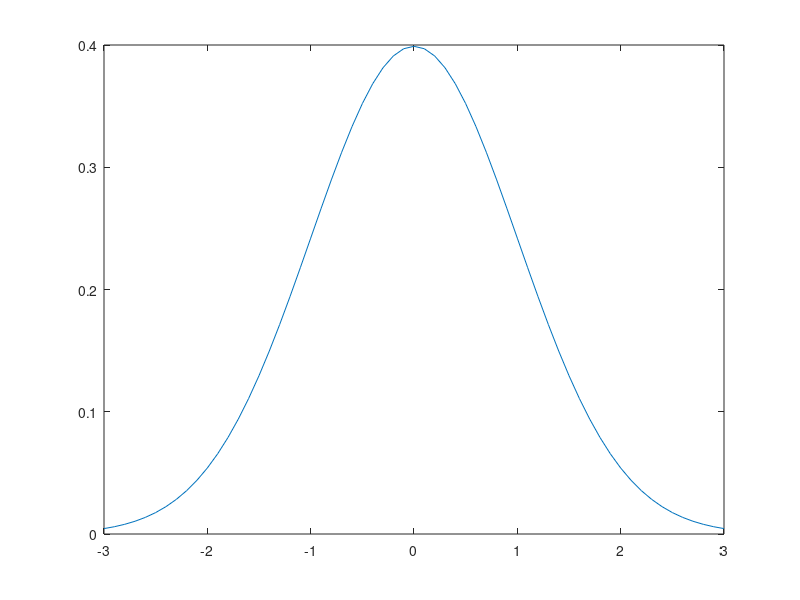

The MATLAB source for this figure: (Note: this script raises an error after producing the figure.)
%% Predictive Maintenance of the Pick-and-Place Machines
% The implementations of the statistical tests in this report are hand-crafted, 
% with the aids of a few built-in functions |cdf()|, |icdf()|, |histcounts()|, 
% and |norminv()|. The purpose is to avoid presenting long codes of mundane computation, 
% so it provides a better readability for the reviewers to focus on what matters 
% more about the testing.
%% Initial setup
% It is known that the settling time of the robot arms follow a normal distribution, 
% with the mean time of 1.7 ms, and the standard deviation (SD) up to 0.5 ms, 
% provided the arms operate at the maximum speed. Note that the codes in every 
% sections throughout the report can be run in a stand-alone fashion, as long 
% as the initial setup in this section has been executed firstly. 

clearvars;clc;
% load data
Robot=load('AssignmentPredictiveMaintenance.mat');
% expected value of our model
mu=1.7;
% standard deviation upper bound of our model
sigma=0.5;
% significant level (corresponding to 99% confidence level)
sig_lv=0.01;
%% Hypothesis testing for mean
% We now conduct a hypothesis testing with 99% confidence level.

% test 28 robot arms
for index=1:28
    speed=Robot.RobotArms(index).speed;
    time=Robot.RobotArms(index).settling_time;
    
    % data prunning
    % remove the data that do not indicate operations at the max speed
    invalid_speed=speed~=4.2;
    time(invalid_speed)=[];
    N=length(time);
    
    % sample mean
    s_mean=sum(time)/length(time);
    results(index).s_mean=s_mean;
    
    % sample variance
    s_var=sum((time-s_mean).^2)/(length(time)-1);
    s_sigma=sqrt(s_var);
    results(index).s_sigma=s_sigma;
    
    % z-statistic
    s_z=sqrt(N).*(s_mean-mu)/s_sigma;
    results(index).s_z=s_z;
    %p value
    pval=cdf("Normal",-abs(s_z),0,1)+(1-cdf("Normal",abs(s_z),0,1));
    results(index).pval=pval;
    
    % decide on H_0
    if pval<sig_lv
        report(index).ztest=1;
    else
        report(index).ztest=0;
    end
    
    % half width  
    half_width=abs(icdf('Normal',sig_lv/2,0,1)).*s_sigma/sqrt(N);
    results(index).half_width=half_width;
    
    % confidenc interval
    ci_l=s_mean-half_width;
    ci_r=s_mean+half_width;
    results(index).ci=[ci_l ci_r];
end
%% 
% Since we have a sufficiently large sample size (a thousand, after pruning), 
% by CTL we can approximate the sum of the random variables to a normal distribution. 
% Hence it justifies the choice of Z test (using normal distribution) over T test 
% (using t-distribution) in our scenario. 
% 
% The two hypotheses we set up are shown as the following:
%% 
% * *H0*: mean = 1.7
% * *H1*; mean $\not=$ 1.7
%% 
% Since the mean is actually defined in the spec so it must be correct, the 
% only interpretation remains for the rejection of H0 is to suggest the robot 
% is malfunctioning.
% 
% Based on the p value we just computed, we will reject H0 if p value < 0.01. 
% The statistical meaning of this concerns with the likelihood of getting the 
% sample mean at least as extreme being less than (1 - confidence level). An example 
% of an acceptance (i.e., fail to reject) of H0 for the robot #2 is shown below. 
% Note that the test statistic lies within the range between the left (0.05%) 
% and the right (99.5%) critical values. 

plot([-3:.1:3],normpdf([-3:.1:3]));
xline(icdf('normal',0.005,0,1),'-k');
xline(icdf('normal',0.995,0,1),'-k');
xline(results(2).s_z,'-r');
title('Z statistic (red) and 99% confidence level (black), robot #2');
%% 
% Below illustrates the sample mean with the confidence interval at 99% for 
% all 28 robots, the red horizontal line represents the mean of the hypothesized 
% model.

y_rob=[];
y_rob=[y_rob results.s_mean];
err=[];
err=[err results.half_width];
errorbar([1:1:28],y_rob,err,'o');
yline(mu,'-r',"mean");
set(gca,'xminorgrid','on','yminorgrid','off')
title('sample mean and confidence interval, robot #1~#28 ');
%% Chi square goodness-of-fit
% We now conduct a chi square testing with 99% confidence level.

for index=1:28
    speed=Robot.RobotArms(index).speed;
    time=Robot.RobotArms(index).settling_time;
    
    % data prunning
    % remove the data that do not indicate operations at the max speed
    invalid_speed=speed~=4.2;
    time(invalid_speed)=[];
    N=length(time);
    
    % bin size
    k=100;
    % critical value at 99% confidence level
    c_val_chi=icdf("Chisquare",0.99,k-1);
    
    min_chisquare=realmax;
    % try different SD value up to 0.5
    for m_sigma=sigma/100:sigma/100:sigma
        % create equiprobable bins
        x=norminv(1/k:1/k:(k-1)/k,mu,m_sigma);
        pd=makedist('Normal','mu',mu,'sigma',m_sigma);
        y=diff(cdf(pd,x));
        y=[(1-sum(y))/2 y (1-sum(y))/2];
        expcount=N*y;
        edges=[-inf x inf];
        % count the samples falling in each bin
        bincount=histcounts(time,edges);
        chisquare=sum(((bincount-expcount).^2)./expcount);
        % update
        min_chisquare=min(chisquare, min_chisquare);
    end
    
    % decide on H_0
     results(index).chisquare=min_chisquare;
        if min_chisquare>c_val_chi
            report(index).chi2=1;
        else
            report(index).chi2=0;
        end
end
%% 
% The two hypotheses we set up are shown as the following:
%% 
% * *H0*: the sample fits our specific normal distribution
% * *H1*: the sample does not fit our specific normal distribution
%% 
% For the interval between bins we choose it to be equiprobable, since it can 
% guarantee an unbiased test (Kendall and Stuart, 1979), that is, the test is 
% more likely to reject H0 when it is false than when it is true. As for the number 
% of bins, we want it to be as many as it can be, such that the information will 
% not be lost due to the coarse granularity. However, we also have to ensure the 
% expected counts inside each bin is $\ge$ 5, a general guideline mentioned in 
% the textbook (Law), in order to retain the test validity. Consequently, we argue 
% that a bin size of k =100 is a reasonable choice for our situation.
% 
% Using robot #28 as example. we show the expected counts of the hypothesized 
% normal distribution, along with the counts in each bin interval for the sample. 
% The H0 is rejected because the chi square statistic is larger than the critical 
% value at 99% confidence. Even by checking visually, it is apparent to determine 
% the discrepancy between the two distributions is large, as shown in the plot 
% below:

histogram(time,k);
hold on;
step=(6*sigma)/k;
plot([mu-3*sigma:step:mu+3*sigma-step],N*diff(cdf(pd,[mu-3*sigma:step:mu+3*sigma])));
title('Comparison of sample distribution and the hypothesis', 'SD = 0.5, robot #28');
hold off;
% Chi-square test for variance
% We now conduct a chi square testing with 99% confidence level for the variance.

for index=1:28
    speed=Robot.RobotArms(index).speed;
    time=Robot.RobotArms(index).settling_time;
    
    % data prunning
    % remove the data that do not indicate operations at the max speed
    invalid_speed=speed~=4.2;
    time(invalid_speed)=[];
    N=length(time);
    
    % sample mean
    s_mean=sum(time)/length(time);
    results(index).s_mean=s_mean;
    
    % sample variance
    s_var=sum((time-s_mean).^2)/(length(time)-1);
    s_sigma=sqrt(s_var);
    results(index).s_sigma=s_sigma;
    
    % critical value at 99% confidence level
    c_val_chi_var=icdf("Chisquare",0.99,N-1);
    
    var_chisquare=(N-1).*s_var/(sigma.^2);
    results(index).var_chisquare=var_chisquare;
    if var_chisquare>c_val_chi_var
        report(index).chi2_var=1;
    else
        report(index).chi2_var=0;
    end
end
%% 
% The two hypotheses we set up are shown as the following:
%% 
% * *H0*: variance = 0.5
% * *H1*: variance > 0.5
%% 
% The test is one-tailed because the spec allows the variance to be smaller 
% than 0.5, therefore we only look at the right hand side. If the chi statistic 
% > critical value, then H0 will be rejected.
%% Kolmogorov-Smirnov goodness-of-fit
% We now conduct a K-S testing with 99% confidence level.

for index=1:28
    speed=Robot.RobotArms(index).speed;
    time=Robot.RobotArms(index).settling_time;
    
    % data prunning
    % remove the data that do not indicate operations at the max speed
    invalid_speed=speed~=4.2;
    time(invalid_speed)=[];
    N=length(time);
    
    quantile=sort(time.');
    emp_cdf=[];
    for n=1:N
        emp_cdf=[emp_cdf sum(quantile(:)<=quantile(n))/N];
    end
    % critical value at 99% confidence level
    c_val_ks=1.628/(sqrt(N)+0.12+(0.11/sqrt(N)));
    
    min_d_n=realmax;
    % try different SD value up to 0.5
    for m_sigma = sigma/100:sigma/100:sigma
        pd = makedist('Normal','mu',mu,'sigma',m_sigma);
        norm_cdf=cdf(pd,quantile);
        % compute the max vertical difference
        d_plus=max(emp_cdf-norm_cdf);
        % comput at the same point, with the value "just before"
        d_minus=max(norm_cdf-(emp_cdf-1/N));
        % take the larger one
        d_n=max(d_plus,d_minus);
        % update
        min_d_n=min(min_d_n,d_n);
    end
        results(index).d_n=min_d_n;
    % decide on H_0
    if min_d_n>c_val_ks
        report(index).ks=1;
    else
        report(index).ks=0;
    end
end
%% 
% The two hypotheses we set up are shown as the following:
%% 
% * *H0*: the sample fits our specific normal distribution
% * *H1*: the sample does not fit our specific normal distribution
%% 
% Note that the hypotheses we have in the K-S test are the same as they are 
% in the chi square test. The two testings are both used to test the goodness-of-fit, 
% i.e., describe whether the observed sample comes from a specific distribution.
% 
% The K-S test avoids the guessing work of binning size, by comparing the empirical 
% CDF of the sample to that of the hypothesized distribution. The maximum difference 
% of the two CDFs is computed. If the test statistic > critical vale, then reject 
% H0.
% 
% Once again, using robot #28 as example. The H0 is rejected, and we can clearly 
% see the reason, as there are large vertical differences seen at the both tails 
% of the distribututions.

plot(quantile,emp_cdf);
hold on;
plot(quantile,norm_cdf);
title('Compare empirical CDF and hypothesized CDF, robot #28');
legend('sample','spec','Location','northwest');
hold off;
%% Conclusion
% The following table displays the results for all 28 robots of the above mentioned 
% tests, where *1* denotes rejection of H0, and *0* denotes acceptance.

report
%% 
% Since the we have tested for the mean (Z test) and the variance (chi square 
% for variance) separately, we argue that taking the union of H0 rejections from 
% both tests will reflect whether our sample is truly consistent with the normal 
% distribution which described by the spec. Hence we could combine both tests 
% and regard them as one testing about malfunctioning.
% 
% Furthermore, we are optimistic with the data, such that if any of the three 
% tests (namely the "combined test", chi square test, and KS test) fail to reject 
% H0 of an individual robot, then we determine that particular robot is working 
% normally. The final result of our malfunctioning robots is as the following.

broken=[];
for index=1:28
    if bitor(report(index).ztest,report(index).chi2_var).*report(index).chi2.*report(index).ks == 1
        broken=[broken index];
    end     
end
broken
%% Appendix
% The various tests statistics and parameters for all 28 robots are included 
% in the following table

results